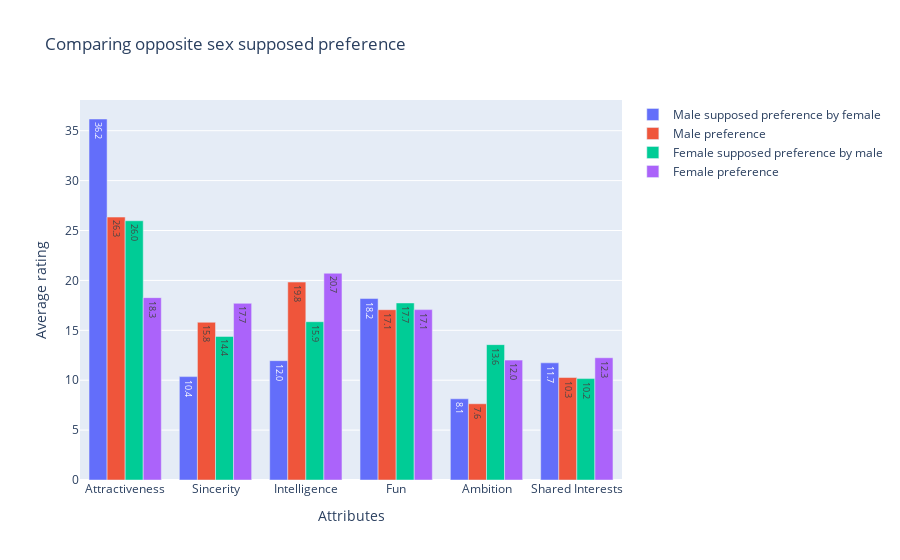

Notebook code cell kept with this figure:
### Markdown cell above
When considering the least desirable attributes in a partner, ambition ranks lowest for both male and female partners. Interestingly, the most desirable attributes differ between genders: attractiveness is the top priority for male partners, while intelligence is most valued in female partners. This highlights how preferences can vary based on gender, reflecting different priorities in partner selection.

### Code cell
# Calculate the mean for each attribute by gender
df_Grouped_M = df_Grouped_By_iid_clean[df_Grouped_By_iid_clean["gender"] == 1]
df_Grouped_F = df_Grouped_By_iid_clean[df_Grouped_By_iid_clean["gender"] == 0]

# 2_1 : What do you think the opposite sex looks for in a date?

attr2_1_Avg_M = df_Grouped_M["attr2_1"].mean()
sinc2_1_Avg_M = df_Grouped_M["sinc2_1"].mean()
intel2_1_Avg_M = df_Grouped_M["intel2_1"].mean()
fun2_1_Avg_M = df_Grouped_M["fun2_1"].mean()
amb2_1_Avg_M = df_Grouped_M["amb2_1"].mean()
shar2_1_Avg_M = df_Grouped_M["shar2_1"].mean()

attr2_1_Avg_F = df_Grouped_F["attr2_1"].mean()
sinc2_1_Avg_F = df_Grouped_F["sinc2_1"].mean()
intel2_1_Avg_F = df_Grouped_F["intel2_1"].mean()
fun2_1_Avg_F = df_Grouped_F["fun2_1"].mean()
amb2_1_Avg_F = df_Grouped_F["amb2_1"].mean()
shar2_1_Avg_F = df_Grouped_F["shar2_1"].mean()


fig = go.Figure()


fig.add_trace(go.Bar(
    x=attribute_names,
    y=[attr2_1_Avg_F, sinc2_1_Avg_F, intel2_1_Avg_F, fun2_1_Avg_F, amb2_1_Avg_F, shar2_1_Avg_F],
    text=[f'{round(attr2_1_Avg_F,1)}', f'{round(sinc2_1_Avg_F,1)}', f'{round(intel2_1_Avg_F,1)}', f'{round(fun2_1_Avg_F,1)}', f'{round(amb2_1_Avg_F,1)}', f'{round(shar2_1_Avg_F,1)}'],
    textposition='auto',
    name='Male supposed preference by female'
))
fig.add_trace(go.Bar(
    x=attribute_names,
    y=[attr1_1_Avg_M, sinc1_1_Avg_M, intel1_1_Avg_M, fun1_1_Avg_M, amb1_1_Avg_M, shar1_1_Avg_M],
    text=[f'{round(attr1_1_Avg_M,1)}', f'{round(sinc1_1_Avg_M,1)}', f'{round(intel1_1_Avg_M,1)}', f'{round(fun1_1_Avg_M,1)}', f'{round(amb1_1_Avg_M,1)}', f'{round(shar1_1_Avg_M,1)}'],
    textposition='auto',
    name='Male preference'
))




fig.add_trace(go.Bar(
    x=attribute_names,
    y=[attr2_1_Avg_M, sinc2_1_Avg_M, intel2_1_Avg_M, fun2_1_Avg_M, amb2_1_Avg_M, shar2_1_Avg_M],
    text=[f'{round(attr2_1_Avg_M,1)}', f'{round(sinc2_1_Avg_M,1)}', f'{round(intel2_1_Avg_M,1)}', f'{round(fun2_1_Avg_M,1)}', f'{round(amb2_1_Avg_M,1)}', f'{round(shar2_1_Avg_M,1)}'],
    textposition='auto',
    name='Female supposed preference by male'
))
fig.add_trace(go.Bar(
    x=attribute_names,
    y=[attr1_1_Avg_F, sinc1_1_Avg_F, intel1_1_Avg_F, fun1_1_Avg_F, amb1_1_Avg_F, shar1_1_Avg_F],
    text=[f'{round(attr1_1_Avg_F,1)}', f'{round(sinc1_1_Avg_F,1)}', f'{round(intel1_1_Avg_F,1)}', f'{round(fun1_1_Avg_F,1)}', f'{round(amb1_1_Avg_F,1)}', f'{round(shar1_1_Avg_F,1)}'],
    textposition='auto',
    name='Female preference'
))

fig.update_layout(
    title='Comparing opposite sex supposed preference',
    xaxis_title='Attributes',
    yaxis_title='Average rating',
    barmode='group'
)

fig.show()

### Figure 1 — Plotly figure (JSON) as saved in the notebook; plotly's stock layout.template omitted (floating-point values rounded to 4 significant figures)
{"data": [{"name": "Male supposed preference by female", "text": ["36.2", "10.4", "12.0", "18.2", "8.1", "11.7"], "textposition": "auto", "type": "bar", "x": ["Attractiveness", "Sincerity", "Intelligence", "Fun", "Ambition", "Shared Interests"], "y": [36.17, 10.36, 11.96, 18.18, 8.137, 11.74]}, {"name": "Male preference", "text": ["26.3", "15.8", "19.8", "17.1", "7.6", "10.3"], "textposition": "auto", "type": "bar", "x": ["Attractiveness", "Sincerity", "Intelligence", "Fun", "Ambition", "Shared Interests"], "y": [26.34, 15.8, 19.83, 17.06, 7.639, 10.27]}, {"name": "Female supposed preference by male", "text": ["26.0", "14.4", "15.9", "17.7", "13.6", "10.2"], "textposition": "auto", "type": "bar", "x": ["Attractiveness", "Sincerity", "Intelligence", "Fun", "Ambition", "Shared Interests"], "y": [25.98, 14.39, 15.86, 17.74, 13.57, 10.16]}, {"name": "Female preference", "text": ["18.3", "17.7", "20.7", "17.1", "12.0", "12.3"], "textposition": "auto", "type": "bar", "x": ["Attractiveness", "Sincerity", "Intelligence", "Fun", "Ambition", "Shared Interests"], "y": [18.27, 17.7, 20.72, 17.07, 12.01, 12.25]}], "layout": {"barmode": "group", "title": {"text": "Comparing opposite sex supposed preference"}, "xaxis": {"title": {"text": "Attributes"}}, "yaxis": {"title": {"text": "Average rating"}}}}
